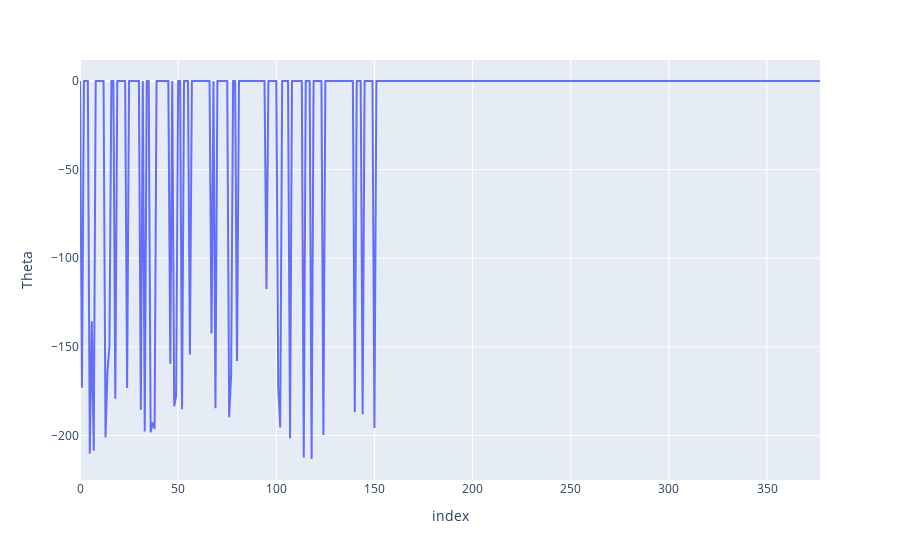

The cell this chart's notebook holds for it:
### Markdown cell above
### Theta

### Code cell
px.line(greeks_df, y="Theta")

### Figure 1 — Plotly figure (JSON) as saved in the notebook; plotly's stock layout.template omitted (floating-point values rounded to 4 significant figures; data arrays with more than 128 entries replaced by an {"elided": "..."} marker saying what was removed)
{"data": [{"hovertemplate": "index=%{x}<br>Theta=%{y}<extra></extra>", "legendgroup": "", "line": {"color": "#636efa", "dash": "solid"}, "marker": {"symbol": "circle"}, "mode": "lines", "name": "", "orientation": "v", "showlegend": false, "type": "scatter", "x": {"elided": "378 int values"}, "xaxis": "x", "y": {"elided": "378 float values"}, "yaxis": "y"}], "layout": {"legend": {"tracegroupgap": 0}, "margin": {"t": 60}, "xaxis": {"anchor": "y", "domain": [0, 1], "title": {"text": "index"}}, "yaxis": {"anchor": "x", "domain": [0, 1], "title": {"text": "Theta"}}}}
